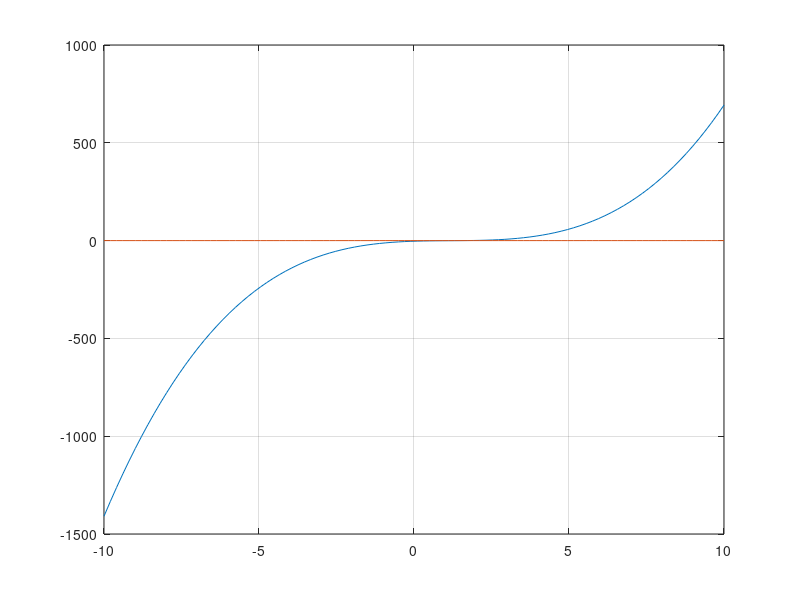

This figure's MATLAB source:
P = [1,-3.55, 5.1, -3.1];
x = linspace(-10,10,100);
F = polyval(P,x);
plot(x,F);
grid on;
hold on;
x1 = 0;
y = linspace(-10, 10,100);
F1 = polyval(x1,y);
plot(y,F1);
grid on;
R = roots(P);
disp(R);